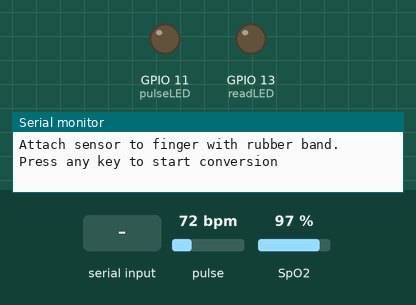
This sketch was run on a simulated ESP32-S3. On the bench: output pins drawn as LEDs (lit = HIGH), the last lines printed to the serial monitor. Dashed ring = blinking. Inputs (shaded band) come from the test bench; at power-on: pulse 72 bpm, SpO2 97 %.

Above: at 0.8 s.
0.9 s: "d" received over Serial
At 1.2 s:
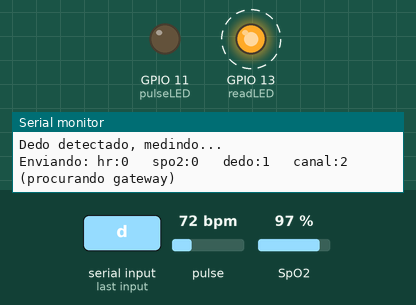
Timing chart, 0 to 9.9 s (numbered marks = the images above; inputs shaded):
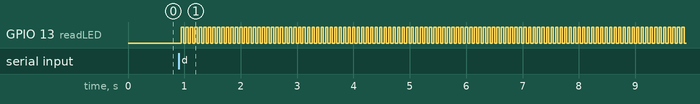

Measured:
- after the input at 0.9 s, GPIO 13 (readLED): alternates HIGH for 0.04 s and LOW for 0.04 s, starting at once

The sketch:

ESP_NOW_Broadcast_Master.ino
```cpp
/*
    ESP-NOW Broadcast Master
    Lucas Saavedra Vaz - 2024

    This sketch demonstrates how to broadcast messages to all devices within the ESP-NOW network.
    This example is intended to be used with the ESP-NOW Broadcast Slave example.

    The master device will broadcast a message every 5 seconds to all devices within the network.
    This will be done using by registering a peer object with the broadcast address.

    The slave devices will receive the broadcasted messages and print them to the Serial Monitor.

    Medição com MAX30102:
    - BPM: algoritmo próprio (filtros, detecção pela subida do pulso, mediana e
      rejeição de batidas falsas), a 100 amostras por segundo.
    - SpO2: algoritmo da Maxim (spo2_algorithm.h), alimentado com a média de cada
      4 amostras (25 amostras por segundo, como ele espera).
    - Envio por ESP-NOW (broadcast) a cada 1 segundo, no formato PacoteLeitura
      (PacoteLeitura.h): bpm e spo2 (0 = sem leitura válida), dedo (1/0), seq e resp.
    - Canal Wi-Fi: o gateway fica no canal do roteador, que não é fixo. Enquanto não
      recebe o ACK do gateway, o Master varre os canais 1..13; ao receber, fica no canal.
      Se o ACK sumir por ACK_TIMEOUT_MS, volta a varrer.
*/

#include <WiFi.h>
#include <esp_now.h>
#include <esp_wifi.h>
#include "PacoteLeitura.h"

#include <esp_mac.h>  // For the MAC2STR and MACSTR macros


#include <Wire.h>
#include "MAX30105.h"
#include "spo2_algorithm.h"

MAX30105 particleSensor;

byte pulseLED = 11; //Must be on PWM pin
byte readLED = 13; //Blinks with each data read

/* Configuração do sensor */

const byte BRILHO_INICIAL = 127;   // brilho de partida (o código ajusta sozinho)
byte ledBrightness = BRILHO_INICIAL; //Options: 0=Off to 255=50mA
byte sampleAverage = 4; //Options: 1, 2, 4, 8, 16, 32
byte ledMode = 2; //Options: 1 = Red only, 2 = Red + IR, 3 = Red + IR + Green
int sampleRate = 400; //Options: 50, 100, 200, 400, 800, 1000, 1600, 3200 (int: 400 não cabe em byte)
int pulseWidth = 411; //Options: 69, 118, 215, 411
int adcRange = 16384; //Options: 2048, 4096, 8192, 16384

/* Parâmetros do algoritmo de BPM */

const bool  DEBUG = false;                    // true: mostra o valor bruto de cada batida
const float FS = 100.0;                       // amostras por segundo efetivas (400 / 4)
const long  IR_DEDO = 30000;                  // abaixo disso: sem dedo
const long  IR_MIN = 80000, IR_MAX = 200000;  // faixa ideal do IR
const int   N_BPM = 7;                        // batidas usadas na mediana

float dc = 0, lp = 0, lpAnt = 0, ds = 0, dPrev = 0, dPrev2 = 0, env = 0;
unsigned long n = 0, ultimoBeat = 0;
float bpmBuf[N_BPM];
int bpmCount = 0, bpmIdx = 0, rejeitados = 0;
float candidato = 0; int confirmacoes = 0;          // validação inicial
float ultimoBpm = 0; unsigned long nUltimoBpm = 0;  // última leitura válida
long somaIR = 0; int contIR = 0;                    // brilho automático
bool dedoPresente = false;

/* SpO2 (algoritmo da Maxim, 25 amostras por segundo) */

uint32_t irBuffer[100]; //infrared LED sensor data
uint32_t redBuffer[100];  //red LED sensor data
int spo2Idx = 0;                     // amostras já guardadas no buffer
uint32_t somaRed4 = 0, somaIR4 = 0;  // média de 4 amostras (100 -> 25 por segundo)
byte cont4 = 0;

int32_t spo2; //SPO2 value
int8_t validSPO2 = 0; //indicator to show if the SPO2 calculation is valid
int32_t heartRate; //heart rate value (Maxim, não usado: o BPM vem do algoritmo próprio)
int8_t validHeartRate; //indicator to show if the heart rate calculation is valid

/* ESP-NOW: envio em broadcast com busca do canal do gateway */

const uint8_t BROADCAST[6] = {0xFF, 0xFF, 0xFF, 0xFF, 0xFF, 0xFF};
const uint8_t CANAL_MAX = 13;                 // canais 1..13 (Brasil)
const unsigned long ACK_TIMEOUT_MS = 5000;    // sem ACK por este tempo: varre os canais
const unsigned long DWELL_BUSCA_MS = 300;     // tempo em cada canal durante a varredura

uint8_t canalAtual = 1;
bool canalConfirmado = false;
volatile unsigned long ultimoAckMs = 0;
unsigned long ultimaTrocaCanal = 0;
uint16_t seq = 0;
unsigned long ultimoEnvio = 0;

void defineCanal(uint8_t c) {
  canalAtual = c;
  esp_wifi_set_channel(c, WIFI_SECOND_CHAN_NONE);
}

void aoReceberAck(const esp_now_recv_info_t *info, const uint8_t *dados, int tam) {
  if (tam != sizeof(PacoteAck) || dados[0] != ACK_MAGICO) return;
  ultimoAckMs = millis();
  if (ultimoAckMs == 0) ultimoAckMs = 1;
}

void enviaPacote() {
  PacoteLeitura p;
  p.versao = PACOTE_VERSAO;
  p.dedo = dedoPresente ? 1 : 0;
  p.seq = seq++;
  p.bpm = (bpmCount > 0) ? (int16_t)(mediana() + 0.5) : 0;      // 0 = ainda sem BPM válido
  p.spo2 = (validSPO2 && spo2 > 0) ? (int16_t)spo2 : 0;          // 0 = ainda sem SpO2 válido
  p.resp = RESP_SEM_SENSOR;                                      // respiração ainda não medida
  Serial.printf("Enviando: hr:%i   spo2:%i   dedo:%i   canal:%u %s\n", p.bpm, p.spo2, p.dedo, canalAtual,
                canalConfirmado ? "(gateway ok)" : "(procurando gateway)");
  if (esp_now_send(BROADCAST, (uint8_t *)&p, sizeof(p)) != ESP_OK) Serial.println("Failed to broadcast message");
}

// Mantém o canal enquanto o gateway responde; senão, avança de canal.
void cuidaDoCanal() {
  unsigned long agora = millis();
  unsigned long ack = ultimoAckMs;
  bool ok = ack != 0 && agora - ack < ACK_TIMEOUT_MS;
  if (ok != canalConfirmado) {
    canalConfirmado = ok;
    Serial.println(ok ? "Gateway encontrado." : "Gateway sumiu, procurando canal...");
  }
  if (!canalConfirmado && agora - ultimaTrocaCanal >= DWELL_BUSCA_MS) {
    ultimaTrocaCanal = agora;
    defineCanal(canalAtual % CANAL_MAX + 1);
  }
}

/* Funções do BPM */

float mediana() {
  float t[N_BPM]; int k = bpmCount;
  for (int i = 0; i < k; i++) t[i] = bpmBuf[i];
  for (int i = 1; i < k; i++) {               // ordena os valores
    float v = t[i]; int j = i - 1;
    while (j >= 0 && t[j] > v) { t[j + 1] = t[j]; j--; }
    t[j + 1] = v;
  }
  return (k % 2) ? t[k / 2] : (t[k / 2 - 1] + t[k / 2]) / 2;
}

void adiciona(float bpm) {
  bpmBuf[bpmIdx] = bpm;
  bpmIdx = (bpmIdx + 1) % N_BPM;
  if (bpmCount < N_BPM) bpmCount++;
}

void registraValido(float bpm) {
  ultimoBpm = bpm; nUltimoBpm = n;
}

void resetar() {
  bpmCount = bpmIdx = rejeitados = confirmacoes = 0;
  env = 0; ultimoBeat = 0;
}

void reiniciaFiltros() { dc = 0; lp = 0; lpAnt = 0; ds = 0; dPrev = 0; dPrev2 = 0; }

void reiniciaSpO2() {
  spo2Idx = 0; validSPO2 = 0;
  somaRed4 = 0; somaIR4 = 0; cont4 = 0;
}

void mudaBrilho(byte b) {
  ledBrightness = b;
  particleSensor.setPulseAmplitudeRed(b);
  particleSensor.setPulseAmplitudeIR(b);
}

void processaBatida(float bpm) {
  if (DEBUG) { Serial.print("  bruto: "); Serial.println(bpm, 0); }
  if (bpm < 40 || bpm > 180) return;          // fora da faixa fisiológica

  if (bpmCount == 0) {                        // início: exige 3 batidas parecidas seguidas
    if (confirmacoes > 0 && fabs(bpm - candidato) <= 0.15 * candidato) {
      candidato = (candidato * confirmacoes + bpm) / (confirmacoes + 1);
      confirmacoes++;
    } else {
      candidato = bpm; confirmacoes = 1;
    }
    if (confirmacoes >= 3) {
      // salto grande logo após uma leitura válida: erro de contagem (dobro/metade)
      if (ultimoBpm > 0 && n - nUltimoBpm < 15 * FS &&
          fabs(candidato - ultimoBpm) > 0.35 * ultimoBpm) {
        confirmacoes = 0;
        return;
      }
      for (int i = 0; i < 3; i++) adiciona(candidato);
      registraValido(candidato);
    }
    return;
  }

  float m = mediana();
  if (fabs(bpm - m) <= 0.20 * m) {            // batida coerente com as anteriores
    rejeitados = 0;
    adiciona(bpm);
    registraValido(mediana());
    return;
  }
  // metade (batida perdida) ou dobro (pico extra): erro de contagem, só ignora
  if (fabs(2 * bpm - m) <= 0.20 * m || fabs(bpm - 2 * m) <= 0.40 * m) return;
  if (++rejeitados >= 4) resetar();           // o ritmo mudou de verdade: revalida
}

/* SpO2: recebe amostras a 100/s, entrega ao algoritmo da Maxim a média de cada 4 */

void adicionaAmostraSpO2(uint32_t red, uint32_t ir) {
  somaRed4 += red; somaIR4 += ir;
  if (++cont4 < 4) return;

  digitalWrite(readLED, !digitalRead(readLED)); //Blink onboard LED with every data read
  redBuffer[spo2Idx] = somaRed4 / 4;
  irBuffer[spo2Idx] = somaIR4 / 4;
  somaRed4 = 0; somaIR4 = 0; cont4 = 0;
  spo2Idx++;

  // buffer de 100 amostras = 4 segundos; recalcula a cada 25 amostras novas (1 segundo)
  if (spo2Idx == 100) {
    maxim_heart_rate_and_oxygen_saturation(irBuffer, 100, redBuffer, &spo2, &validSPO2, &heartRate, &validHeartRate);

    //dumping the first 25 sets of samples in the memory and shift the last 75 sets of samples to the top
    for (byte i = 25; i < 100; i++) {
      redBuffer[i - 25] = redBuffer[i];
      irBuffer[i - 25] = irBuffer[i];
    }
    spo2Idx = 75;
  }
}

/* Lê todas as amostras novas do sensor e processa BPM e SpO2 */

void leSensor() {
  particleSensor.check();
  while (particleSensor.available()) {
    long red = particleSensor.getFIFORed();
    long ir = particleSensor.getFIFOIR();
    particleSensor.nextSample();
    n++;

    if (ir < IR_DEDO) {                       // sem dedo: zera tudo
      if (dedoPresente) {
        Serial.println("Sem dedo");
        dedoPresente = false;
        mudaBrilho(BRILHO_INICIAL);
      }
      resetar(); reiniciaFiltros(); reiniciaSpO2();
      ultimoBpm = 0; somaIR = 0; contIR = 0;
      continue;
    }
    if (!dedoPresente) { Serial.println("Dedo detectado, medindo..."); dedoPresente = true; }

    // brilho automático: a cada 1 s confere se o IR está na faixa ideal
    somaIR += ir; contIR++;
    if (contIR >= 100) {
      long media = somaIR / contIR;
      somaIR = 0; contIR = 0;
      int novo = ledBrightness;
      if (media > IR_MAX) novo -= 16;
      else if (media < IR_MIN) novo += 16;
      novo = constrain(novo, 16, 255);
      if (novo != ledBrightness) {
        mudaBrilho(novo);
        Serial.print("Ajustando brilho: "); Serial.println(novo);
        resetar(); reiniciaFiltros(); reiniciaSpO2();
        continue;
      }
    }

    adicionaAmostraSpO2(red, ir);

    if (dc == 0) dc = ir;
    dc += 0.01 * (ir - dc);                   // remove o nível DC
    lp += 0.25 * ((dc - ir) - lp);            // passa-baixa (tira ruído rápido)
    ds += 0.5 * ((lp - lpAnt) - ds);          // inclinação do pulso (suavizada)
    lpAnt = lp;
    env *= 0.995;                             // envelope adaptativo da inclinação
    if (ds > env) env = ds;

    // batida = ponto de subida mais rápida do pulso (a onda secundária sobe mais devagar)
    bool pico = dPrev > dPrev2 && dPrev >= ds && dPrev > 0.5 * env;
    if (pico) {
      unsigned long dist = n - 1 - ultimoBeat;
      float refr = FS * 0.33;                 // mínimo: 330 ms (máx. ~180 BPM)
      if (bpmCount > 0) {                     // com BPM definido: 60% do intervalo esperado
        float r = 0.6 * 60.0 * FS / mediana();
        if (r > refr) refr = r;
      }
      if (dist > refr) {
        if (ultimoBeat) processaBatida(60.0 * FS / dist);
        ultimoBeat = n - 1;
      }
    }
    dPrev2 = dPrev; dPrev = ds;
  }
}

/* Main */

void setup() {
  Serial.begin(115200);

  // MAX30102

  pinMode(pulseLED, OUTPUT);
  pinMode(readLED, OUTPUT);
  Wire.begin(1,2);

  // Initialize sensor
  if (!particleSensor.begin(Wire, I2C_SPEED_FAST)) //Use default I2C port, 400kHz speed
  {
    Serial.println(F("MAX30105 was not found. Please check wiring/power."));
    while (1);
  }

  Serial.println(F("Attach sensor to finger with rubber band. Press any key to start conversion"));
  while (Serial.available() == 0) ; //wait until user presses a key
  Serial.read();

  particleSensor.setup(ledBrightness, sampleAverage, ledMode, sampleRate, pulseWidth, adcRange); //Configure sensor with these settings


// ESP NOW

  WiFi.mode(WIFI_STA);
  WiFi.disconnect();
  defineCanal(canalAtual);
  Serial.println("RespirAI Master");
  Serial.println("  MAC Address: " + WiFi.macAddress());

  if (esp_now_init() != ESP_OK) {
    Serial.println("Failed to initialize ESP-NOW");
    Serial.println("Rebooting in 1 seconds...");
    delay(1000);
    ESP.restart();
  }
  esp_now_register_recv_cb(aoReceberAck);
  esp_now_peer_info_t peer = {};
  memcpy(peer.peer_addr, BROADCAST, 6);
  peer.channel = 0;  // 0 = canal atual (muda durante a busca)
  peer.encrypt = false;
  if (esp_now_add_peer(&peer) != ESP_OK) {
    Serial.println("Failed to register the broadcast peer");
    delay(1000);
    ESP.restart();
  }

  particleSensor.clearFIFO(); // descarta as amostras acumuladas durante a inicialização do Wi-Fi
  Serial.println("Setup complete. Broadcasting messages every 1 seconds.");
}

void loop() {
  leSensor();
  cuidaDoCanal();

  // envia a cada 1 segundo, sem travar a leitura do sensor
  if (millis() - ultimoEnvio >= 1000) {
    ultimoEnvio = millis();
    enviaPacote();
  }
}
```

PacoteLeitura.h
```cpp
// Formato do pacote ESP-NOW entre o Master (sensor) e o gateway.
// ATENÇÃO: este arquivo existe idêntico em ESP_NOW_Broadcast_Master/ e RespirAI_Gateway/
// (o Arduino IDE não compartilha arquivos entre sketches). Altere os dois juntos.
#pragma once
#include <stdint.h>

#define PACOTE_VERSAO 1
#define RESP_SEM_SENSOR 0xFF  // campo "resp" quando o Master não mede respiração

typedef struct __attribute__((packed)) {
  uint8_t  versao;  // PACOTE_VERSAO
  uint8_t  dedo;    // 1 = dedo no sensor, 0 = sem dedo
  uint16_t seq;     // contador (dá a volta em 65535); permite medir pacotes perdidos
  int16_t  bpm;     // 0 = sem leitura válida
  int16_t  spo2;    // 0 = sem leitura válida
  uint8_t  resp;    // respirações detectadas no último segundo, ou RESP_SEM_SENSOR
} PacoteLeitura;

// Resposta do gateway ao Master: confirma que o canal Wi-Fi atual é o do gateway.
#define ACK_MAGICO 0xA5
typedef struct __attribute__((packed)) {
  uint8_t magico;  // ACK_MAGICO
  uint8_t canal;   // canal Wi-Fi em que o gateway está
} PacoteAck;
```
